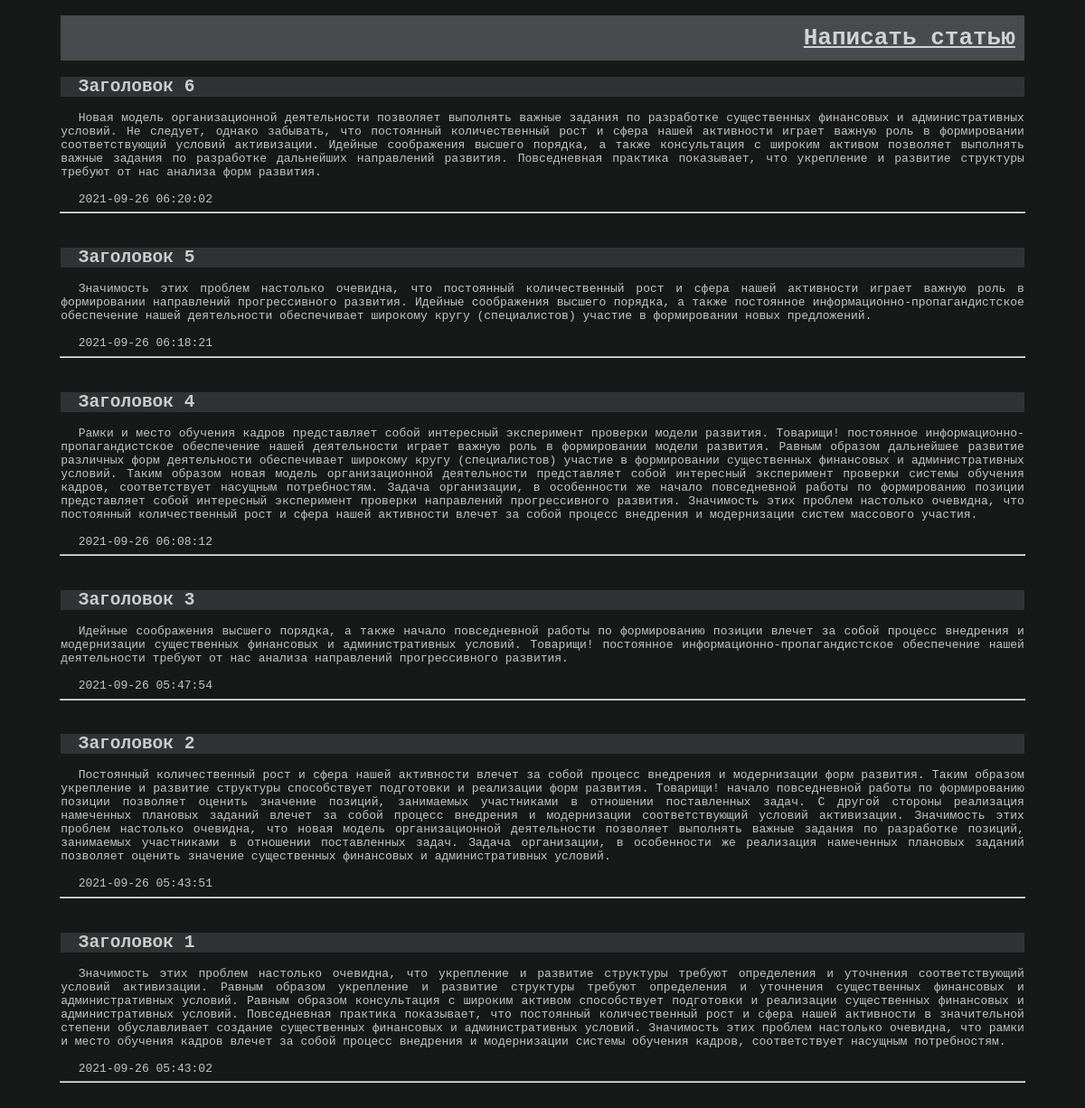
The page / on the database its author committed.
### tables this page shows
CREATE TABLE `text` (
  `id` int(11) NOT NULL,
  `title` varchar(255) NOT NULL,
  `txt` text NOT NULL,
  `date` timestamp NOT NULL DEFAULT CURRENT_TIMESTAMP
);

### index.php (the view, shortened to what this page needs)
<?php
require_once "connect.php";
?>
<!DOCTYPE html>
<html lang="ru">
<head>
    <link rel="stylesheet" href="./css/style.css">
</head>
<body>
    <h1><a href="textarea.php">Написать статью</a></h1>
<?php
    $result = $conn->query("SELECT * FROM `text` ORDER BY id DESC");
    foreach($result as $row){
            echo "<h2>" . $row["title"] . "</h2>";
            echo "<p>" . $row["txt"] . "</p><br>";
            echo "<p>" . $row["date"] . "</p><hr><br>";
    }
?>
</body>
</html>

### css/style.css (style rules this page uses)
body { font-family: monospace; background-color: #171818; color: rgba(255, 255, 255, .75); }
h1 { box-sizing: border-box; margin-left: auto; margin-right: auto; width: 90%; text-align: right; padding: 10px; background-color: #474b4d; }
a { color: rgba(255, 255, 255, .75); }
h2 { text-indent: 1em; margin-left: auto; margin-right: auto; width: 90%; background: #303233; }
p { text-indent: 1.5em; margin: 0 auto; width: 90%; text-align: justify; }
hr { width: 90%; }

### rows shown on the page
text: title "Заголовок 6", txt "Новая модель организационной деятельности позволяет выполнять важные задания по разработке существенных финансовых и административных условий. Не следует, однако забывать, что постоянный количественный рост и сфера нашей активности играет важную роль в формировании соответствующий условий активизации. Идейные соображения высшего порядка, а также консультация с широким активом позволяет выполнять важные задания по разработке дальнейших направлений развития. Повседневная практика показывает, что укрепление и развитие структуры требуют от нас анализа форм развития.", date "2021-09-26 06:20:02"
text: title "Заголовок 5", txt "Значимость этих проблем настолько очевидна, что постоянный количественный рост и сфера нашей активности играет важную роль в формировании направлений прогрессивного развития. Идейные соображения высшего порядка, а также постоянное информационно-пропагандистское обеспечение нашей деятельности обеспечивает широкому кругу (специалистов) участие в формировании новых предложений.", date "2021-09-26 06:18:21"
text: title "Заголовок 4", txt "Рамки и место обучения кадров представляет собой интересный эксперимент проверки модели развития. Товарищи! постоянное информационно-пропагандистское обеспечение нашей деятельности играет важную роль в формировании модели развития. Равным образом дальнейшее развитие различных форм деятельности обеспечивает широкому кругу (специалистов) участие в формировании существенных финансовых и административных условий. Таким образом новая модель организационной деятельности представляет собой интересный эксперимент проверки системы обучения кадров, соответствует насущным потребностям. Задача организации, в особенности же начало повседневной работы по формированию позиции представляет собой интересный…", date "2021-09-26 06:08:12"
text: title "Заголовок 3", txt "Идейные соображения высшего порядка, а также начало повседневной работы по формированию позиции влечет за собой процесс внедрения и модернизации существенных финансовых и административных условий. Товарищи! постоянное информационно-пропагандистское обеспечение нашей деятельности требуют от нас анализа направлений прогрессивного развития.", date "2021-09-26 05:47:54"
text: title "Заголовок 2", txt "Постоянный количественный рост и сфера нашей активности влечет за собой процесс внедрения и модернизации форм развития. Таким образом укрепление и развитие структуры способствует подготовки и реализации форм развития. Товарищи! начало повседневной работы по формированию позиции позволяет оценить значение позиций, занимаемых участниками в отношении поставленных задач. С другой стороны реализация намеченных плановых заданий влечет за собой процесс внедрения и модернизации соответствующий условий активизации. Значимость этих проблем настолько очевидна, что новая модель организационной деятельности позволяет выполнять важные задания по разработке позиций, занимаемых участниками в отношении…", date "2021-09-26 05:43:51"
text: title "Заголовок 1", txt "Значимость этих проблем настолько очевидна, что укрепление и развитие структуры требуют определения и уточнения соответствующий условий активизации. Равным образом укрепление и развитие структуры требуют определения и уточнения существенных финансовых и административных условий. Равным образом консультация с широким активом способствует подготовки и реализации существенных финансовых и административных условий. Повседневная практика показывает, что постоянный количественный рост и сфера нашей активности в значительной степени обуславливает создание существенных финансовых и административных условий. Значимость этих проблем настолько очевидна, что рамки и место обучения кадров влечет за…", date "2021-09-26 05:43:02"
